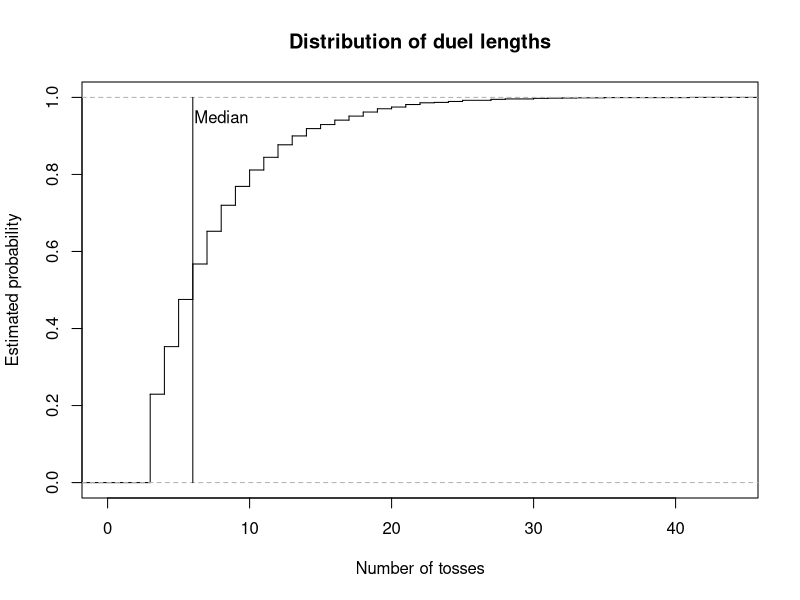
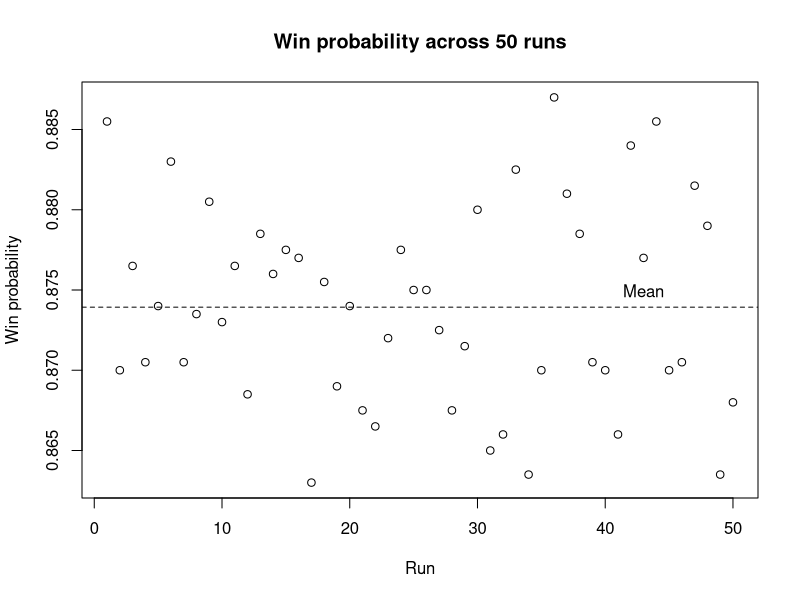

Write R code to recreate these figures, in order.
# =============================================================================
# Coin-Toss Pattern Duel
#
# Authors:
# Pierrick de Boer: S3034691
# Fagan Ganbarli: S3015664
# Raneem Alluhaydan: S3044929
#
# Contributions:
# Pierrick de Boer (33%): Task 1-3
# Fagan Ganbarli (33%): Task 4-5
# Raneem Alluhaydan (33%): Task 6-7
#
# Overview:
# This script simulates duels between two binary patterns in a sequence
# of coin tosses. It identifies which pattern appears first and estimates
# the probability that player A wins through repeated simulations.
# Heads are coded as 1 and tails as 0.
#
# Main functions:
# 1. firsthit(): Find the first occurrence of a pattern.
# 2. sim_duels(): Simulate multiple duels.
# 3. duel(): Simulate one duel.
# 4. pwin(): Estimate the probability that a pattern wins.
# 5. ewait(): Calculate the exact expected waiting time of a pattern.
# 6. mc_ewait(): Estimate the expected waiting time by simulation.
# 7. pmat(): Calculate win probabilities between all patterns.
# 8. find_cycle(): Find a non-transitive cycle of patterns.
# =============================================================================


# Task 1: Find the first occurrence of a pattern in a toss stream.

firsthit <- function(x, a) {
  # Finds the toss at which pattern a is completed for the first time
  # in each toss stream.
  #
  # Inputs:
  #   x: toss stream, either a vector or a matrix with one stream per row
  #   a: binary pattern of length k
  #
  # Output:
  #   The ending position of the first occurrence in each row,
  #   or NA if the pattern does not appear.
  #
  # Method:
  #   Convert a vector into a one-row matrix. Build a logical matrix
  #   of all possible starting positions and compare each element of
  #   the pattern with the matching shifted columns of x. Take the
  #   first matching start in each row and add k - 1 to obtain the
  #   ending position.
  
  # Treat a single stream as a matrix with one row.
  if (!is.matrix(x)) {
    x <- matrix(x, nrow = 1)
  }
  
  L <- ncol(x)
  k <- length(a)
  
  # A pattern longer than the sequence cannot occur.
  if (k > L) {
    return(rep(NA, nrow(x)))
  }
  
  # Check every possible starting position.
  hit <- matrix(TRUE, nrow = nrow(x), ncol = L - k + 1)
  
  for (j in seq_along(a)) {
    hit <- hit & x[, j:(L - k + j), drop = FALSE] == a[j]
  }
  
  # Find the first matching position in each row.
  start <- max.col(hit, ties.method = "first")
  start[rowSums(hit) == 0] <- NA
  
  # Convert starting positions into ending positions.
  return(start + k - 1)
}

# Test firsthit() on the stream below
x <- c(1, 0, 0, 1, 0, 1, 1, 1, 0)

firsthit(x, c(1, 0, 1))   # Expected: 6
firsthit(x, c(0, 1, 1))   # Expected: 7
firsthit(x, c(0, 0, 0))   # Expected: NA


# Task 2: Simulate duels between two patterns.

sim_duels <- function(a, b, p = 0.5, nreps = 1) {
  # Simulates independent duels in which both players watch the same
  # coin stream, and stops each duel as soon as one pattern appears.
  #
  # Inputs:
  #   a: binary pattern of player A
  #   b: binary pattern of player B, distinct from a and of equal length
  #   p: probability of a head (0 < p < 1)
  #   nreps: number of independent duels to simulate
  #
  # Output:
  #   A list containing the winner of each duel (1 for A, 0 for B)
  #   and the number of tosses each duel took.
  #
  # Method:
  #   Check that the patterns have equal length and are distinct.
  #   Generate tosses in blocks, one row per duel, and find the first
  #   occurrence of each pattern with firsthit(). Store the results of
  #   decided duels and continue only with the undecided ones. Keep the
  #   last k - 1 tosses of each undecided row so that patterns crossing
  #   block boundaries are detected.
  
  k <- length(a)
  
  if (k != length(b)) {
    stop("this is not a fair game!")
  }
  
  if (all(a == b)) {
    stop("a and b are identical")
  }
  
  # Initialize the block length and simulation results.
  time <- 0
  B <- 3 * k
  
  active <- 1:nreps
  winner <- rep(NA, nreps)
  tosses <- rep(NA, nreps)
  
  while (length(active) > 0) {
    
    # Generate the initial block of tosses.
    if (time == 0) {
      W <- matrix(
        rbinom(nreps * B, size = 1, prob = p),
        nrow = nreps
      )
      
    } else {
      # Retain the last k - 1 tosses from each active sequence.
      keep <- W[,B - (k - 1) + seq_len(k - 1),drop = FALSE]
      
      # Generate new tosses for the unfinished duels.
      W_new <- matrix(
        rbinom(
          nrow(keep) * (B - k + 1),
          size = 1,
          prob = p
        ),
        nrow = nrow(keep)
      )
      
      # Append the new tosses to the retained sequence.
      W <- cbind(keep, W_new)
    }
    
    # Find the first occurrence of each player's pattern.
    time_a <- firsthit(W, a)
    time_b <- firsthit(W, b)
    
    # Identify the winner based on the earliest occurrence.
    a_wins <- !is.na(time_a) &
      (is.na(time_b) | time_a < time_b)
    
    b_wins <- !is.na(time_b) &
      (is.na(time_a) | time_b < time_a)
    
    # Store the results of completed duels.
    decided <- a_wins | b_wins
    
    hit_time <- pmin(time_a, time_b, na.rm = TRUE)
    
    winner[active[a_wins]] <- 1
    winner[active[b_wins]] <- 0
    
    tosses[active[decided]] <- time + hit_time[decided]
    
    # Remove completed duels from the active simulations.
    active <- active[!decided]
    W <- W[!decided, , drop = FALSE]
    
    # Advance the number of newly generated tosses.
    time <- time + B - (k - 1)
  }
  
  return(list(winner = winner, tosses = tosses))
}


# Task 2: Simulate a single duel.

duel <- function(a, b, p = 0.5) {
  # Simulates one duel. A single duel is a special case of sim_duels()
  # with one repetition, so the simulation code is shared.
  #
  # Inputs:
  #   a: binary pattern of player A
  #   b: binary pattern of player B
  #   p: probability of a head (0 < p < 1)
  #
  # Output:
  #   A vector c(winner, tosses), where winner is 1 if A wins and 0
  #   if B wins, and tosses is the number of tosses the duel took.
  #
  # Method:
  #   Call sim_duels() with nreps = 1 and combine both results
  #   into one vector.
  
  result <- sim_duels(a, b, p, nreps = 1)
  
  return(c(result[[1]], result[[2]]))
}


# Task 3: Estimate the probability that one pattern wins a duel.

pwin <- function(a, b, p = 0.5, nreps = 10000) {
  # Estimates the probability that pattern a appears before pattern b.
  #
  # Inputs:
  #   a: binary pattern of player A
  #   b: binary pattern of player B
  #   p: probability of a head (0 < p < 1)
  #   nreps: number of independent duels to simulate
  #
  # Output:
  #   The estimated probability that player A wins.
  #
  # Method:
  #   Simulate all duels at once with sim_duels(). Since a win for A
  #   is stored as 1 and a loss as 0, the mean of the winner vector
  #   estimates the win probability.
  
  # Simulate the duels.
  result <- sim_duels(a, b, p, nreps)
  
  # Calculate the proportion of duels won by player A.
  p_a_wins <- sum(result[[1]]) / length(result[[1]])
  
  return(p_a_wins)
}


# Task 4(a): Calculate the exact expected waiting time for a pattern.

ewait <- function(a, p = 0.5) {
  # Calculates the exact expected waiting time of a single pattern
  # from its self-overlap structure.
  #
  # Inputs:
  #   a: non-empty binary vector representing the pattern
  #   p: probability of a head (0 < p < 1)
  #
  # Output:
  #   The exact expected number of tosses until the pattern appears.
  #
  # Method:
  #   Check that the inputs are valid. Examine every overlap length j
  #   from 1 to k. If the first and last j elements match, calculate
  #   the probability of the first j outcomes and add its reciprocal
  #   to the expected waiting time.
  
  # Check that the pattern is a non-empty binary vector.
  if (length(a) == 0 || any(a != 0 & a != 1) || anyNA(a)) {
    stop("The pattern must be a non-empty binary vector.")  
  }
  
  # Check that p is a valid probability between 0 and 1.
  if (!is.numeric(p) || length(p) != 1 || 
      p <= 0 || p >= 1 || is.na(p)) {
    stop("p must be a numeric value between 0 and 1.")  
  }
  
  k <- length(a)
  expected_wait <- 0
  
  # Examine every possible overlap length, including the full pattern.
  for (j in 1:k) {
    
    # An overlap exists when the first and last j elements match.
    if (all(a[1:j] == a[(k-j+1):k])) {
      
      # Count the number of heads in the prefix.
      n_head <- sum(a[1:j] == 1)
      
      # Calculate the probability of the prefix.
      r_probability <- (p ^ n_head) * ((1 - p) ^ (j - n_head))
      
      # Add the reciprocal probability for this overlap.
      expected_wait <- expected_wait + (1 / r_probability)
    }
  }
  return(expected_wait)
}

# Check the exact expected waiting times of the length-2 patterns
# for a fair coin (expected: 6 for HH and TT, 4 for HT and TH).
patterns <- list(
  HH = c(1, 1),
  TT = c(0, 0),
  HT = c(1, 0),
  TH = c(0, 1)
)

exact <- sapply(patterns, ewait)
print(exact)


# Task 4(b): Estimate the expected waiting time by simulation.

mc_ewait <- function(a, p = 0.5, nreps = 10000) {
  # Estimates the expected waiting time of a pattern by Monte Carlo
  # simulation, as a check on ewait().
  #
  # Inputs:
  #   a: binary pattern
  #   p: probability of a head (0 < p < 1)
  #   nreps: number of simulated waiting times
  #
  # Output:
  #   The Monte Carlo estimate of the expected waiting time.
  #
  # Method:
  #   For each repetition, add one toss at a time to the stream and
  #   use firsthit() to check whether the pattern has appeared. Record
  #   the waiting time once it appears and return the average over
  #   all repetitions.
  
  waiting_times <- numeric(nreps)
  
  # Run the simulation nreps times.
  for (i in seq_len(nreps)) {
    
    # Start with an empty stream.
    stream <- integer(0)
    
    repeat {
      
      # Add one toss to the stream.
      stream <- c(stream, rbinom(1, 1, p))
      
      # Check whether the pattern has appeared.
      hit <- firsthit(stream, a)
      
      # Stop once the pattern has appeared.
      if (!is.na(hit[1])) {
        waiting_times[i] <- hit[1]
        break
      }
    }
  }
  
  return(mean(waiting_times))
}

# Compare the Monte Carlo estimates with the exact waiting times
# for the length-2 patterns and a fair coin.
set.seed(7)
mc <- sapply(patterns,  mc_ewait, p = 0.5, nreps = 10000)

results <- data.frame(
  Pattern = names(patterns),
  Exact = as.numeric(exact),
  Monte_Carlo = as.numeric(mc)
)

print(results)

# The Monte Carlo estimates are close to the exact expected waiting
# times for all four patterns: 6 tosses for HH and TT, and 4 tosses
# for HT and TH.

# Compare the Monte Carlo estimate with the exact waiting time
# for a biased coin (p = 0.7).
exact_biased <- ewait(c(1, 1, 0), p = 0.7)
mc_biased <- mc_ewait(c(1, 1, 0), p = 0.7, nreps = 10000)

Biased_coin <- data.frame(
  Biased_Probability = 0.70,
  Exact_Waiting = exact_biased,
  Monte_Carlo_Waiting = mc_biased
)

print(Biased_coin)

# For p = 0.7, the exact expected waiting time for HHT is about
# 6.8027 and the Monte Carlo estimate is 6.8034, so the simulation
# confirms the exact result for a biased coin as well.


# Task 5: Calculate the matrix of pairwise win probabilities.

pmat <- function(k, p = 0.5, nreps = 10000) {
  # Estimates how often each pattern of length k beats every other
  # pattern of the same length in a duel.
  #
  # Inputs:
  #   k: length of each binary pattern
  #   p: probability of a head (0 < p < 1)
  #   nreps: number of simulated duels for each pair
  #
  # Output:
  #   A 2^k by 2^k matrix in which entry (i, j) is the estimated
  #   probability that pattern i beats pattern j. The diagonal is NA,
  #   because a pattern cannot duel itself. Rows and columns are
  #   labelled by the patterns, e.g. "010".
  #
  # Method:
  #   Generate all 2^k patterns and sort them in lexicographic order,
  #   with 0 before 1 (000, 001, 010, ..., 111). Estimate the win
  #   probability of every ordered pair of distinct patterns with
  #   pwin() and store it in the matrix.
  
  # Generate all possible binary patterns of length k.
  pattern <- expand.grid(rep(list(0:1), k))
  
  # Arrange patterns in lexicographic order, with 0 before 1.
  pattern <- pattern[
    do.call(order, as.data.frame(pattern)), , drop = FALSE]
  
  # Convert the patterns to a matrix.
  pattern <- as.matrix(pattern)
  
  # Create a matrix to store the estimated win probabilities.
  M <- matrix(NA, nrow = 2^k, ncol = 2^k)
  
  # Calculate the number of patterns.
  n <- nrow(pattern)
  
  # Label the rows and columns using the binary patterns.
  rownames(M) <- apply(pattern, 1, paste, collapse = "")
  colnames(M) <- apply(pattern, 1, paste, collapse = "")
  
  # Estimate the probability that each pattern beats every other pattern.
  for (i in 1:n) {
    for (j in 1:n) {
      
      # Leave diagonal entries as NA, because a pattern cannot duel itself.
      if (i != j) {
        M[i, j] <- pwin(
          pattern[i, ],
          pattern[j, ],
          p = p,
          nreps = nreps
        )
      }
    }
  }
  return(M)
}


# Task 5(a): Find the best reply and its win probability for each pattern.
#
# For each pattern (column of M), the best reply is the pattern that
# beats it with the highest probability. The diagonal NA values are
# replaced by -Inf so that a pattern cannot be its own best reply.

# Create the win-probability matrix for k = 3 and a fair coin.
M <- pmat(k = 3, p = 0.50)

# Replace the diagonal NA values with -Inf.
M <- replace(M, is.na(M), -Inf)

# Find the index of the best reply for each pattern.
best_reply <- apply(M, 2, which.max)

# Create a vector to store the win probabilities.
win_probability <- numeric(ncol(M))

# Store the win probability of each best reply.
for (j in seq_len(ncol(M))) {
  win_probability[j] <- M[best_reply[j], j]
}

# Create a data frame of patterns, best replies, and win probabilities.
best_reply_table <- data.frame(
  Pattern = rownames(M),
  Best_reply = rownames(M)[best_reply],
  Probability = win_probability
)

print(best_reply_table)


# Task 5(b)(1): Find evenly matched pattern pairs.
#
# A pair is evenly matched if both patterns win with a probability
# between 0.49 and 0.51. Each distinct pair is examined only once.

# Create an empty data frame to store the results.
evenly_matched_pairs <- data.frame(
  Pattern1 = character(),
  Pattern2 = character(),
  P1_Win_Probability = numeric(),
  P2_Win_Probability = numeric()
)

# Examine all pairs.
for (i in seq_len(nrow(M))) {
  for (j in seq_len(ncol(M))) {
    
    # Check each pair once and exclude the diagonal.
    if (j > i && 
        !is.na(M[i, j]) &&
        !is.na(M[j, i]) &&
        abs(M[i, j] - 0.5) <= 0.01 &&
        abs(M[j, i] - 0.5) <= 0.01) {
      
      # Store both patterns and their win probabilities.
      evenly_matched_pairs <- rbind(
        evenly_matched_pairs,
        data.frame(
          Pattern1 = rownames(M)[i],
          Pattern2 = colnames(M)[j],
          P1_Win_Probability = M[i, j],
          P2_Win_Probability = M[j, i]
        )
      )
    }
  }
}

# Reset row names and display the result.
row.names(evenly_matched_pairs) <- NULL
print(evenly_matched_pairs)


# Task 5(b)(2): Find the shortest non-transitive cycle.

find_cycle <- function(m, min_probability = 0.60) {
  # Finds the shortest cycle P1 -> P2 -> ... -> Pm -> P1 of distinct
  # patterns in which every pattern beats the next one.
  #
  # Inputs:
  #   m: matrix of pairwise win probabilities, as returned by pmat()
  #   min_probability: minimum win probability required for each step
  #
  # Output:
  #   A data frame listing every shortest cycle found, with the
  #   direction of each win and its probability, or a message if no
  #   cycle exists.
  #
  # Method:
  #   Search cycle lengths in increasing order, starting at 3. For each
  #   starting pattern, extend the path recursively with unused patterns
  #   that the last pattern beats, and check whether the final pattern
  #   beats the starting pattern. Only patterns with a larger index than
  #   the start are used, so each cycle is found only once.
  
  k <- nrow(m)
  
  # Check cycle from the shortest possible length (3).
  for (i in 3:k) {
    
    cycles <- list()
    
    # Try each pattern as the starting point.
    for(start in seq_len(k)) {
      
      search <- function(path) {
        
        last <- path[length(path)]
        
        # Check whether the path can be closed into a cycle.
        if (length(path) == i) {
          
          if (!is.na(m[last, start]) &&
              m[last, start] >= min_probability) {
            
            cycles[[length(cycles) + 1]] <<- path
          }
          
          return(invisible(NULL))
        }
        
        # Only consider unused patterns to avoid duplicate cycles.
        sequence <- setdiff(seq_len(k), path)
        sequence <- sequence[sequence > start]
        
        for (next_item in sequence) {
          
          if (!is.na(m[last, next_item]) && 
              m[last, next_item] >= min_probability) {
            
            search(c(path, next_item))
          }
        }
      }
      search(start)
    }
    
    # Return the cycle when shortest length has been found.
    if (length(cycles) > 0) {
      
      result <- do.call(rbind, lapply(seq_along(cycles), function(x) {
        
        path <- cycles[[x]]
        next_path <- c(path[-1], path[1])
        
        data.frame(
          Cycle = x,
          From = rownames(m)[path],
          To = colnames(m)[next_path],
          Win = m[cbind(path, next_path)]
        )
      }))
      rownames(result) <- NULL
      return(result)
    }
  }
  
  # Return a message if no cycle exists.
  return("No cycle found.")
}

# Find the shortest cycle with minimum win probability = 0.60.
find_cycle(M, min_probability = 0.60)  


# Task 5(c): Compare expected waiting times with duel results.
#
# Calculate the exact expected waiting time of every pattern with
# ewait(), keep the pairs with equal waiting times, and show those
# whose duel win probability is below 0.4 or above 0.6.

# Get the pattern labels from the row names of M.
pattern_label <- rownames(M)

# Convert labels into a binary matrix.
pattern_label <- t(sapply(pattern_label, function(x) {
  as.numeric(strsplit(x, "")[[1]])
})) 

# Define pattern names.
pattern_names <- apply(pattern_label, 1, paste, collapse = "")

# Calculate the exact expected waiting time.
expected_wait <- apply(pattern_label, 1, ewait)

# Create an empty data frame to store pairs.
comparison_table <- data.frame(
  Pattern1 = character(),
  Pattern2 = character(),
  Expected_Wait = numeric(),
  Win_Probability = numeric()
)

# Compare every distinct pair.
for (i in seq_len(nrow(M))) {
  for (j in seq_len(ncol(M))) {
    
    # Check each pair only once and keep pairs with
    # the same expected waiting time.
    if (i < j &&
        abs(expected_wait[i] - expected_wait[j]) < 0.0001) {
      
      # Store the pair, their equal expected waiting time,
      # and the probability that Pattern1 beats Pattern2.
      comparison_table <- rbind(
        comparison_table, data.frame(
          Pattern1 = pattern_names[i],
          Pattern2 = pattern_names[j],
          Expected_Wait = expected_wait[i],
          Win_Probability = M[i, j]
        )
      )
    }
  }
}

# Keep pairs whose win probability clearly differs from 0.5
# (below 0.4 or above 0.6).
comparison_table <- comparison_table[
  abs(comparison_table$Win_Probability - 0.5) > 0.1, ]

row.names(comparison_table) <- NULL

print(comparison_table)


# Task 6: Plot duel lengths and variation in win probabilities.
#
# First, simulate 2000 duels between 011 and 111 with a fair coin and
# plot the distribution of duel lengths, marking the median. Second,
# estimate the win probability of 011 (the best reply to 111) in 50
# independent runs of 2000 duels and plot the estimates around their
# mean.

# Simulate 2000 duels between patterns 011 and 111.
a <- c(0, 1, 1)
b <- c(1, 1, 1)
results <- sim_duels(a, b, p = 0.5, nreps = 2000)

# Plot the distribution of duel lengths and mark the median.
tosses <- results$tosses
plot(ecdf(tosses), verticals = TRUE, do.points = FALSE,
     main = "Distribution of duel lengths",
     xlab = "Number of tosses",
     ylab = "Estimated probability")

med <- median(tosses)
lines(c(med, med), c(0, 1))
text(med + 2, 0.95, "Median")

# Estimate the win probability in 50 independent runs.
win_estimates <- numeric(50)

for (i in 1:50) {
  win_estimates[i] <- pwin(
    a = c(0, 1, 1),
    b = c(1, 1, 1),
    p = 0.5,
    nreps = 2000
  )
}

# Calculate the mean estimate and plot the results.
mean_estimate <- mean(win_estimates)

plot(win_estimates,
     xlab = "Run",
     ylab = "Win probability",
     main = "Win probability across 50 runs")

abline(h = mean_estimate, lty = 2)
text(43, mean_estimate, "Mean", pos = 3)


# Task 7: Investigate the effect of coin bias.
#
# Repeat the best-reply analysis of Task 5(a) for p = 0.25 and
# p = 0.7 and compare the results with the fair coin.

# Analyse the best replies for p = 0.25.
M <- pmat(k = 3, p = 0.25, nreps = 2000)
M <- replace(M, is.na(M), -Inf)

best_reply <- apply(M, 2, which.max)
win_probability <- numeric(ncol(M))

for (j in seq_len(ncol(M))) {
  win_probability[j] <- M[best_reply[j], j]
}

best_reply_table <- data.frame(
  Pattern = colnames(M),
  Best_reply = rownames(M)[best_reply],
  Probability = win_probability,
  row.names = NULL
)

print(best_reply_table)


# Repeat the analysis for p = 0.7.
M <- pmat(k = 3, p = 0.7, nreps = 2000)
M <- replace(M, is.na(M), -Inf)

best_reply <- apply(M, 2, which.max)
win_probability <- numeric(ncol(M))

for (j in seq_len(ncol(M))) {
  win_probability[j] <- M[best_reply[j], j]
}

best_reply_table <- data.frame(
  Pattern = colnames(M),
  Best_reply = rownames(M)[best_reply],
  Probability = win_probability,
  row.names = NULL
)

print(best_reply_table)


# Best replies and cycles:
# For p = 0.25, one observed cycle is:
# 100 -> 000 -> 001 -> 010 -> 100
#
# For p = 0.7, one observed cycle is:
# 101 -> 011 -> 111 -> 110 -> 101
#
# Changing the coin bias changes the best replies and the patterns
# involved in the observed cycles.

# Overall analysis:
# Ranking patterns by their individual waiting times does not
# necessarily predict who wins a duel.
# Both patterns are observed in the same sequence of coin tosses,
# so their appearances are not independent.
# Therefore, isolated waiting-time summaries can be misleading
# when predicting duel outcomes.
